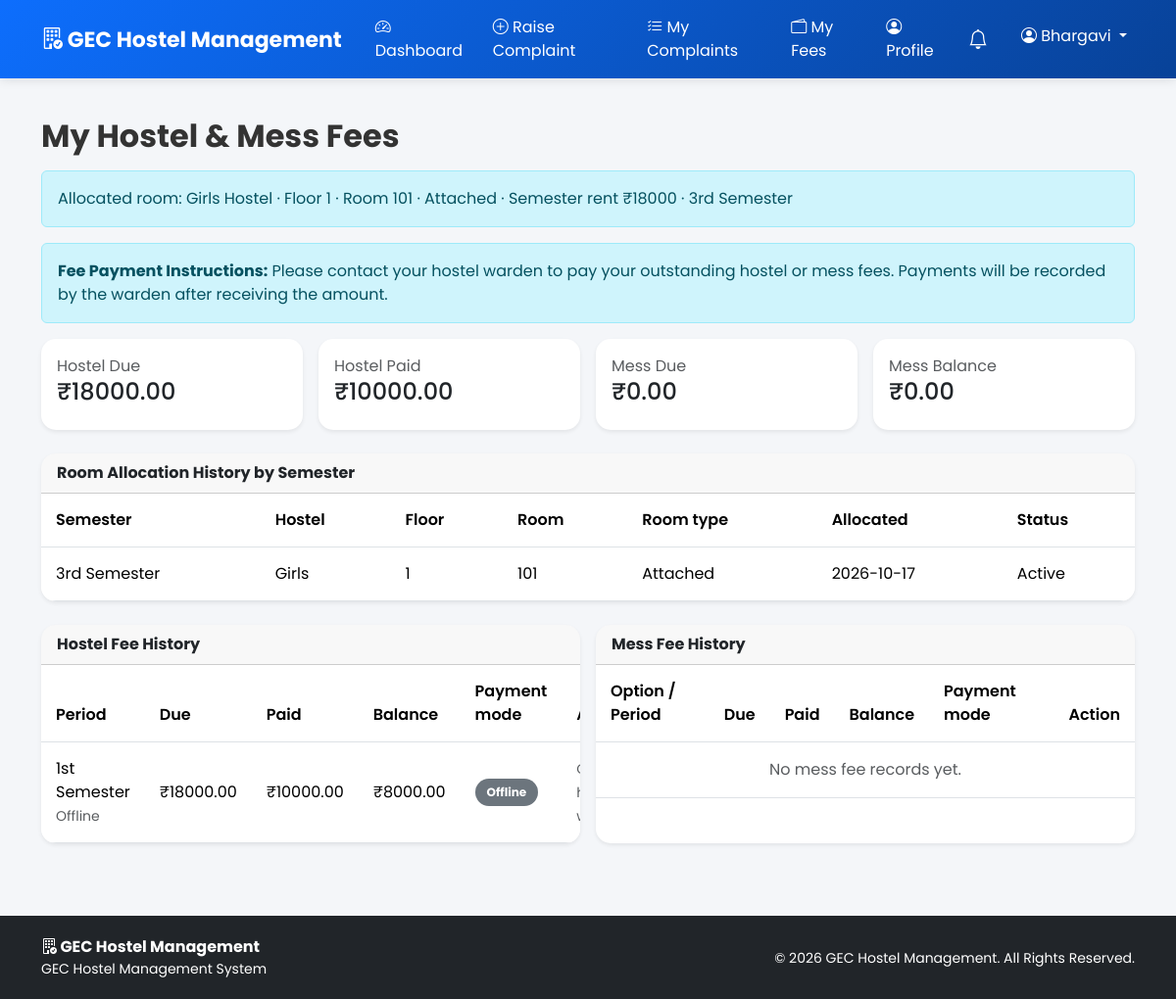
The app's page /student/fees (signed in) with its own data.
### tables this page shows
CREATE TABLE hostel_rooms (
            id INTEGER PRIMARY KEY AUTOINCREMENT,
            hostel_type TEXT NOT NULL,
            floor_id INTEGER NOT NULL,
            room_number TEXT NOT NULL,
            room_type TEXT NOT NULL CHECK(room_type IN ('Attached', 'Non-Attached')),
            capacity INTEGER NOT NULL,
            semester_rent REAL NOT NULL,
            is_active INTEGER NOT NULL DEFAULT 1,
            created_by INTEGER,
            created_at TEXT,
            UNIQUE(hostel_type, floor_id, room_number),
            FOREIGN KEY(floor_id) REFERENCES hostel_floors(id),
            FOREIGN KEY(created_by) REFERENCES users(id)
        );

CREATE TABLE hostel_floors (
            id INTEGER PRIMARY KEY AUTOINCREMENT,
            hostel_type TEXT NOT NULL,
            floor_number INTEGER NOT NULL,
            created_by INTEGER,
            created_at TEXT,
            UNIQUE(hostel_type, floor_number),
            FOREIGN KEY(created_by) REFERENCES users(id)
        );

CREATE TABLE room_allocations (
            id INTEGER PRIMARY KEY AUTOINCREMENT,
            student_id INTEGER NOT NULL,
            room_id INTEGER NOT NULL,
            allocated_by INTEGER,
            allocated_at TEXT NOT NULL,
            vacated_at TEXT,
            status TEXT NOT NULL DEFAULT 'Active', semester
            TEXT DEFAULT '1st Semester',
            FOREIGN KEY(student_id) REFERENCES users(id),
            FOREIGN KEY(room_id) REFERENCES hostel_rooms(id),
            FOREIGN KEY(allocated_by) REFERENCES users(id)
        );

CREATE TABLE hostel_fee_payments (
            id INTEGER PRIMARY KEY AUTOINCREMENT,
            student_id INTEGER NOT NULL,
            room_id INTEGER,
            semester TEXT NOT NULL,
            amount_due REAL NOT NULL,
            amount_paid REAL NOT NULL DEFAULT 0,
            payment_date TEXT,
            reference_number TEXT,
            note TEXT,
            recorded_by INTEGER,
            created_at TEXT NOT NULL, payment_method
            TEXT DEFAULT 'Offline',
            FOREIGN KEY(student_id) REFERENCES users(id),
            FOREIGN KEY(room_id) REFERENCES hostel_rooms(id),
            FOREIGN KEY(recorded_by) REFERENCES users(id)
        );

### app.py (the view)
@app.route("/student/fees")
def student_fees():
    if not role_required("student"):
        return redirect(url_for("login"))
    conn = get_db()
    uid = session["user_id"]
    hostel_fees = conn.execute("SELECT * FROM hostel_fee_payments WHERE student_id=? ORDER BY id DESC", (uid,)).fetchall()
    mess_fees = conn.execute("SELECT * FROM mess_payments WHERE student_id=? ORDER BY id DESC", (uid,)).fetchall()
    transactions = conn.execute("SELECT * FROM fee_transactions WHERE student_id=? ORDER BY id DESC", (uid,)).fetchall()
    active = conn.execute("""
        SELECT r.*, f.floor_number, a.semester, a.allocated_at FROM room_allocations a
        JOIN hostel_rooms r ON r.id=a.room_id JOIN hostel_floors f ON f.id=r.floor_id
        WHERE a.student_id=? AND a.status='Active' LIMIT 1
    """, (uid,)).fetchone()
    allocation_history = conn.execute("""
        SELECT a.semester,a.allocated_at,a.vacated_at,a.status,r.room_number,r.room_type,r.hostel_type,f.floor_number
        FROM room_allocations a JOIN hostel_rooms r ON r.id=a.room_id JOIN hostel_floors f ON f.id=r.floor_id
        WHERE a.student_id=? ORDER BY a.id DESC
    """, (uid,)).fetchall()
    conn.close()
    return render_template("student_fees.html", hostel_fees=hostel_fees, mess_fees=mess_fees, transactions=transactions, active=active, allocation_history=allocation_history)

### app.py (called while the page is built)
def get_db():
    conn = sqlite3.connect(
        DATABASE,
        timeout=30,
        check_same_thread=False
    )
    conn.row_factory = sqlite3.Row
    try:
        conn.execute("PRAGMA busy_timeout = 30000")
        conn.execute("PRAGMA journal_mode = WAL")
        conn.execute("PRAGMA foreign_keys = ON")
    except sqlite3.Error:
        pass
    return conn

def role_required(*roles):
    if "user_id" not in session:
        return False
    return session.get("role") in roles

### templates/student_fees.html (shortened to what this page needs)
{% extends "base.html" %}
{% block content %}
<div class="container py-4">
    <h2 class="fw-bold mb-3">My Hostel &amp; Mess Fees</h2>
    {% if active %}
        <div class="alert alert-info">
            Allocated room: {{ active.hostel_type }} Hostel
            · Floor {{ active.floor_number }}
            · Room {{ active.room_number }}
            · {{ active.room_type }}
            · Semester rent ₹{{ "%.0f"|format(active.semester_rent) }}
            · {{ active.semester or 'Current semester' }}
        </div>
    {% else %}
        <div class="alert alert-secondary">
            A warden has not allocated a room to you yet.
        </div>
    {% endif %}
    <div class="alert alert-info">
        <strong>Fee Payment Instructions:</strong>
        Please contact your hostel warden to pay your outstanding
        hostel or mess fees. Payments will be recorded by the warden
        after receiving the amount.
    </div>
    {% set ns = namespace(
        hostel_due=0,
        hostel_paid=0,
        mess_due=0,
        mess_paid=0
    ) %}
    {% for p in hostel_fees %}
        {% set ns.hostel_due = ns.hostel_due + p.amount_due %}
        {% set ns.hostel_paid = ns.hostel_paid + p.amount_paid %}
    {% endfor %}
    {% for p in mess_fees %}
        {% set ns.mess_due = ns.mess_due + p.amount_due %}
        {% set ns.mess_paid = ns.mess_paid + p.amount_paid %}
    {% endfor %}
    <div class="row g-3 mb-4">
        <div class="col-md-3">
            <div class="card shadow-sm border-0 h-100">
                <div class="card-body">
                    <div class="text-muted">Hostel Due</div>
                    <h4>₹{{ "%.2f"|format(ns.hostel_due) }}</h4>
                </div>
            </div>
        </div>
        <div class="col-md-3">
            <div class="card shadow-sm border-0 h-100">
                <div class="card-body">
                    <div class="text-muted">Hostel Paid</div>
                    <h4>₹{{ "%.2f"|format(ns.hostel_paid) }}</h4>
                </div>
            </div>
        </div>
        <div class="col-md-3">
            <div class="card shadow-sm border-0 h-100">
                <div class="card-body">
                    <div class="text-muted">Mess Due</div>
                    <h4>₹{{ "%.2f"|format(ns.mess_due) }}</h4>
                </div>
            </div>
        </div>
        <div class="col-md-3">
            <div class="card shadow-sm border-0 h-100">
                <div class="card-body">
                    <div class="text-muted">Mess Balance</div>
                    <h4>
                        ₹{{ "%.2f"|format(ns.mess_due - ns.mess_paid) }}
                    </h4>
                </div>
            </div>
        </div>
    </div>
    {% if allocation_history %}
        <div class="card border-0 shadow-sm mb-4">
            <div class="card-header fw-bold">
                Room Allocation History by Semester
            </div>
            <div class="table-responsive">
                <table class="table table-sm mb-0">
                    <thead>
                        <tr>
                            <th>Semester</th>
                            <th>Hostel</th>
                            <th>Floor</th>
                            <th>Room</th>
                            <th>Room type</th>
                            <th>Allocated</th>
                            <th>Status</th>
                        </tr>
                    </thead>
                    <tbody>
                        {% for a in allocation_history %}
                            <tr>
                                <td>
                                    {{ a.semester or 'Semester not recorded' }}
                                </td>
                                <td>{{ a.hostel_type }}</td>
                                <td>{{ a.floor_number }}</td>
                                <td>{{ a.room_number }}</td>
                                <td>{{ a.room_type }}</td>
                                <td>
                                    {{ a.allocated_at[:10]
                                       if a.allocated_at else '—' }}
                                </td>
                                <td>{{ a.status }}</td>
                            </tr>
                        {% endfor %}
                    </tbody>
                </table>
            </div>
        </div>
    {% endif %}
    <div class="row g-3">
        <div class="col-lg-6">
            <div class="card border-0 shadow-sm h-100">
                <div class="card-header fw-bold">
                    Hostel Fee History
                </div>
                <div class="table-responsive">
                    <table class="table table-sm align-middle mb-0">
                        <thead>
                            <tr>
                                <th>Period</th>
                                <th>Due</th>
                                <th>Paid</th>
                                <th>Balance</th>
                                <th>Payment mode</th>
                                <th>Action</th>
                            </tr>
                        </thead>
                        <tbody>
                            {% for p in hostel_fees %}
                                <tr>
                                    <td>
                                        {{ p.semester }}
                                        <br>
                                        <small class="text-muted">
                                            {{ p.payment_method or 'Offline' }}
                                        </small>
                                    </td>
                                    <td>
                                        ₹{{ "%.2f"|format(p.amount_due) }}
                                    </td>
                                    <td>
                                        ₹{{ "%.2f"|format(p.amount_paid) }}
                                    </td>
                                    <td>
                                        ₹{{ "%.2f"|format(
                                            p.amount_due - p.amount_paid
                                        ) }}
                                    </td>
                                    <td>
                                        {% if p.amount_due > p.amount_paid %}
                                            <span class="badge bg-secondary">
                                                Offline
                                            </span>
                                        {% else %}
                                            <span class="badge bg-success">
                                                Paid
                                            </span>
                                        {% endif %}
                                    </td>
                                    <td>
                                        {% if p.amount_due > p.amount_paid %}
                                            <span class="small text-muted">
                                            </span>
                                        {% else %}
                                            <span class="badge bg-success">
                                                Completed
                                            </span>
                                        {% endif %}
                                    </td>
                                </tr>
                            {% endfor %}
                        </tbody>
                    </table>
                </div>
            </div>
        </div>
        <div class="col-lg-6">
            <div class="card border-0 shadow-sm h-100">
                <div class="card-header fw-bold">
                    Mess Fee History
                </div>
                <div class="table-responsive">
                    <table class="table table-sm align-middle mb-0">
                        <thead>
                            <tr>
                                <th>Option / Period</th>
                                <th>Due</th>
                                <th>Paid</th>
                                <th>Balance</th>
                                <th>Payment mode</th>
                                <th>Action</th>
                            </tr>
                        </thead>
                        <tbody>
                            {% for p in mess_fees %}
                                <tr>
                                    <td>
                                        {{ p.payment_option }}
                                        <br>
                                        {{ p.period_label }}
                                        <br>
                                        <small class="text-muted">
                                            {{ p.payment_method or 'Offline' }}
                                        </small>
                                    </td>
                                    <td>
                                        ₹{{ "%.2f"|format(p.amount_due) }}
                                    </td>
                                    <td>
                                        ₹{{ "%.2f"|format(p.amount_paid) }}
                                    </td>
                                    <td>
                                        ₹{{ "%.2f"|format(
                                            p.amount_due - p.amount_paid
                                        ) }}
                                    </td>
                                    <td>
                                        {% if p.amount_due > p.amount_paid %}
                                            <span class="badge bg-secondary">
                                                Offline
                                            </span>
                                        {% else %}
                                            <span class="badge bg-success">
                                                Paid
                                            </span>
                                        {% endif %}
                                    </td>
                                    <td>
                                        {% if p.amount_due > p.amount_paid %}
                                            <span class="small text-muted">
                                                Contact hostel warden
                                            </span>
                                        {% else %}
                                            <span class="badge bg-success">
                                                Completed
                                            </span>
                                        {% endif %}
                                    </td>
                                </tr>
                            {% else %}
                                <tr>
                                    <td colspan="6"
                                        class="text-muted text-center py-3">
                                        No mess fee records yet.
                                    </td>
                                </tr>
                            {% endfor %}
                        </tbody>
                    </table>
                </div>
            </div>
        </div>
    </div>
</div>
{% endblock %}

### static/css/style.css (style rules this page uses)
* { margin:0; padding:0; box-sizing:border-box; }
body { font-family:'Poppins',sans-serif; background:#f4f6f9; color:#333; min-height:100vh; }
.card { border:none; border-radius:15px; overflow:hidden; transition:0.3s; }
.card-header { font-weight:600; }
.table { margin-bottom:0; }
.table thead { background:#f1f3f5; }
.table th { font-weight:600; padding:15px; }
.table td { padding:15px; vertical-align:middle; }
.badge { padding:8px 12px; border-radius:20px; font-size:12px; }

### records on screen
hostel_rooms: hostel_type "Girls", room_number "101", room_type "Attached", semester_rent "18000"
hostel_floors: floor_number "1"
room_allocations: semester "3rd Semester", hostel_type "Girls", floor_number "1", room_number "101", room_type "Attached", allocated_at "2026-10-17", status "Active"
hostel_fee_payments: semester "1st Semester", payment_method "Offline", amount_due "18000.00", amount_paid "10000.00", amount_due+amount_paid "8000.00"

### other values on screen
{{ session.get('name', 'User') }} "Bhargavi"
{{ "%.2f"|format(ns.hostel_due) }} "18000.00"
{{ "%.2f"|format(ns.hostel_paid) }} "10000.00"
{{ "%.2f"|format(ns.mess_due) }} "0.00"
{{ "%.2f"|format(ns.mess_due - ns.mess_paid) }} "0.00"
